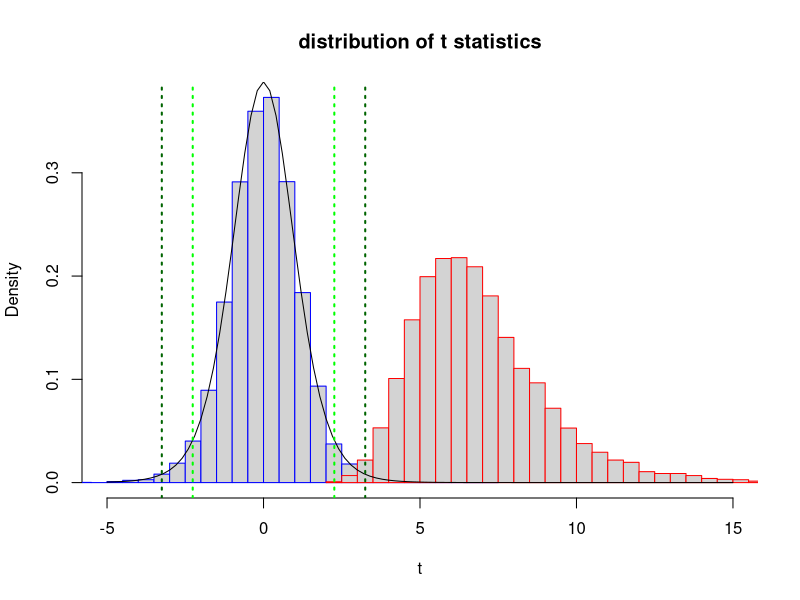

This chart was generated by the following R code:
### 平均値の検定 (Studentのt検定)
set.seed(123) # 乱数のシード値の設定
mu <- 10   # 平均
sigma <- 5 # 標準偏差
n <- 10    # データ数
x <- rnorm(n, mean=mu, sd=sigma) # 正規乱数の生成
t.test(x, mu=mu) # mu0=muとして検定を実行(帰無仮説は正しい)
t.test(x)        # mu0=0 として検定を実行(帰無仮説は誤り)
## 実験を繰り返した場合の検定の棄却率の確認
mytest <- function(x, mu0=0){ # 検定統計量の値とp値を計算する関数
  res <- t.test(x, mu=mu0) # t検定の実行
  t.val <- res$statistic   # 検定統計量の値
  p.val <- res$p.value     # p値
  return(c(t.val, p=p.val))
}
## Monte-Carlo実験
mc <- 10000 # 実験回数
## 帰無仮説が正しい場合 (mu0=muとして実験)
res1 <- as.data.frame(t( 
    replicate(mc, mytest(rnorm(n, mean=mu, sd=sigma),mu0=mu))
))
head(res1)
mean(res1$p < 0.05) # 有意水準5%で棄却された実験の割合
mean(res1$p < 0.01) # 有意水準1%で棄却された実験の割合
## 帰無仮説が誤りの場合 (mu0=0として実験)
res2 <- as.data.frame(t( 
    replicate(mc, mytest(rnorm(n, mean=mu, sd=sigma)))
))
mean(res2$p < 0.05) # 有意水準5%で棄却された実験の割合
mean(res2$p < 0.01) # 有意水準1%で棄却された実験の割合
## 検定統計量のヒストグラム
hist(res1$t, freq=FALSE, xlim=c(-5, 15), breaks=20, border="blue",
     main="distribution of t statistics", xlab="t")
hist(res2$t, freq=FALSE, add=TRUE, breaks=30, border="red")
## 帰無分布の理論曲線
curve(dt(x, df=9), add=TRUE)
## 棄却域の可視化(有意水準5%)
abline(v=c(-qt(0.975, df=9),qt(0.975, df=9)),
       lty=3, lwd=2, col="green") 
## 棄却域の可視化(有意水準1%)
abline(v=c(-qt(0.995, df=9),qt(0.995, df=9)),
       lty=3, lwd=2, col="darkgreen") 
